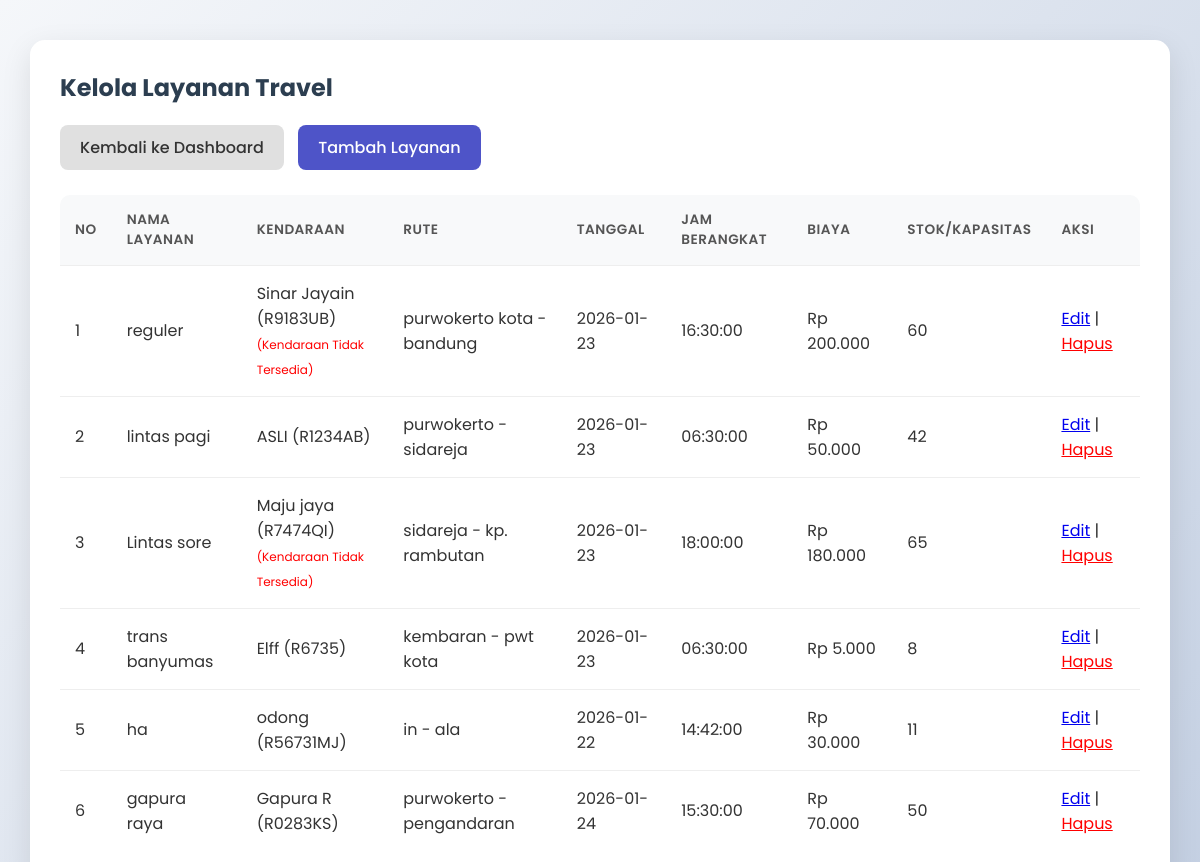
Screenshot of /index.php?page=layanan (signed in) with the database file from the repository.
### tables this page shows
CREATE TABLE `master_layanan` (
  `id` int(11) NOT NULL,
  `nama_layanan` varchar(100) NOT NULL,
  `rute_asal` varchar(100) NOT NULL,
  `rute_tujuan` varchar(100) NOT NULL,
  `tanggal_berangkat` date NOT NULL,
  `waktu_berangkat` time NOT NULL,
  `biaya` decimal(10,2) NOT NULL,
  `stok` int(11) NOT NULL DEFAULT 0,
  `created_at` timestamp NOT NULL DEFAULT current_timestamp(),
  `kendaraan_id` int(11) NOT NULL
);

CREATE TABLE `tb_kendaraan` (
  `id` int(11) NOT NULL,
  `no_polisi` varchar(20) NOT NULL,
  `jenis_kendaraan` varchar(50) NOT NULL,
  `kapasitas` int(11) NOT NULL,
  `status` enum('tersedia','terpakai','perbaikan','tidak_tersedia') DEFAULT 'tersedia',
  `created_at` timestamp NOT NULL DEFAULT current_timestamp()
);

### app/Config/Database.php (called while the page is built, shortened)
<?php
class Database {
    private $host = 'localhost';
    private $db_name = 'db_travel_booking';
    private $username = 'root';
    private $password = '';
    private $conn;
    private static $instance = null;
    private function __construct() {
        try {
            $dsn = "mysql:host=" . $this->host . ";dbname=" . $this->db_name;
            $this->conn = new PDO($dsn, $this->username, $this->password);
            $this->conn->setAttribute(PDO::ATTR_ERRMODE, PDO::ERRMODE_EXCEPTION);
            $this->conn->setAttribute(PDO::ATTR_DEFAULT_FETCH_MODE, PDO::FETCH_ASSOC);
        } catch(PDOException $e) {
            die("Connection Error: " . $e->getMessage());
        }
    }
    public static function getInstance() {
        if (self::$instance == null) {
            self::$instance = new Database();
        }
        return self::$instance;
    }
    public function getConnection() {
        return $this->conn;
    }
}

### app/Classes/BaseModel.php (called while the page is built, shortened)
<?php
class BaseModel {
    public function __construct() {
        $this->db = Database::getInstance()->getConnection();
    }
}

### app/Classes/Layanan.php (called while the page is built, shortened)
<?php
class Layanan extends BaseModel implements ICrud {
    public function index() {
        $sql = "SELECT m.*, k.no_polisi, k.jenis_kendaraan, k.kapasitas, k.status as status_kendaraan
                FROM master_layanan m
                LEFT JOIN tb_kendaraan k ON m.kendaraan_id = k.id";
        $stmt = $this->db->prepare($sql);
        $stmt->execute();
        $results = $stmt->fetchAll(PDO::FETCH_ASSOC);
        $dataLayanan = [];
        foreach ($results as $row) {
            $item = new \stdClass();
            $item->id = $row['id'];
            $item->nama = $row['nama_layanan'];
            $item->rute = $row['rute_asal'] . " - " . $row['rute_tujuan'];
            $item->tanggal = $row['tanggal_berangkat'];
            $item->jam = $row['waktu_berangkat'];
            $item->harga = $row['biaya'];
            $item->stok_kursi = $row['stok'];
            $item->kendaraan = isset($row['no_polisi']) ? $row['jenis_kendaraan'] . " (" . $row['no_polisi'] . ")" : "Belum ditentukan";
            $item->kendaraan_status = $row['status_kendaraan'];
            $dataLayanan[] = $item;
        }
        return $dataLayanan;
    }
}

### app/Views/layanan/index.php (the view, shortened to what this page needs)
<?php
$layananModel = new Layanan();
$dataLayanan = $layananModel->index();
?>
<div class="container">
    <h2>Kelola Layanan Travel</h2>
    <div style="margin-bottom: 20px;">
        <a href="index.php?page=dashboard" class="button-link">Kembali ke Dashboard</a>
        <a href="index.php?page=layanan_create" class="button-link primary">Tambah Layanan</a>
    </div>
    <table>
        <thead>
            <tr>
                <th>No</th>
                <th>Nama Layanan</th>
                <th>Kendaraan</th>
                <th>Rute</th>
                <th>Tanggal</th>
                <th>Jam Berangkat</th>
                <th>Biaya</th>
                <th>Stok/Kapasitas</th>
                <th>Aksi</th>
            </tr>
        </thead>
        <tbody>
            <?php $no = 1; foreach ($dataLayanan as $item): ?>
            <tr>
                <td><?= $no++ ?></td>
                <td><?= htmlspecialchars($item->nama) ?></td>
                <td>
                    <?= htmlspecialchars($item->kendaraan) ?>
                    <?php if ($item->kendaraan_status != 'tersedia'): ?>
                        <br><span style="color: red; font-size: 12px;">(Kendaraan Tidak Tersedia)</span>
                    <?php endif; ?>
                </td>
                <td><?= htmlspecialchars($item->rute) ?></td>
                <td><?= htmlspecialchars($item->tanggal) ?></td>
                <td><?= htmlspecialchars($item->jam) ?></td>
                <td>Rp <?= number_format($item->harga, 0, ',', '.') ?></td>
                <td><?= $item->stok_kursi ?></td>
                <td>
                    <a href="index.php?page=layanan_edit&id=<?= $item->id ?>">Edit</a> |
                    <a href="index.php?page=layanan&action=delete&id=<?= $item->id ?>" onclick="return confirm('Yakin hapus?')" style="color: red;">Hapus</a>
                </td>
            </tr>
            <?php endforeach; ?>
        </tbody>
    </table>
</div>

### index.php (shortened to what this page needs)
<?php
spl_autoload_register(function ($class) {
    $prefix = 'App\\';
    $base_dir = __DIR__ . '/app/';
    $len = strlen($prefix);
    $relative_class = substr($class, $len);
    $file = $base_dir . str_replace('\\', '/', $relative_class) . '.php';
});
$page = isset($_GET['page']) ? $_GET['page'] : 'login';
?>
<!DOCTYPE html>
<html lang="id">
<head>
    <link rel="stylesheet" href="public/css/style.css">
</head>
<body>
    <?php
    switch ($page) {
        case 'layanan':
            include 'app/Views/layanan/index.php';
            break;
    }
    ?>
</body>
</html>

### public/css/style.css (style rules this page uses)
:root { --primary: #4e54c8; --secondary: #8f94fb; --accent: #ff6b6b; --bg-color: #f0f2f5; --text-color: #333; --sidebar-width: 250px; --white: #ffffff; --shadow: 0 4px 15px rgba(0, 0, 0, 0.05); }
body { font-family: 'Poppins', sans-serif; background: linear-gradient(135deg, #f5f7fa 0%, #c3cfe2 100%); background-attachment: fixed; margin: 0; padding: 0; color: var(--text-color); }
.container { width: 90%; margin: 40px auto; max-width: 1200px; background: var(--white); padding: 30px; border-radius: 15px; box-shadow: 0 10px 30px rgba(0, 0, 0, 0.1); }
h1, h2, h3 { color: #2c3e50; margin-top: 0; }
.button-link { display: inline-block; padding: 10px 20px; background: #e0e0e0; text-decoration: none; color: #333; border-radius: 8px; margin-right: 10px; font-weight: 500; transition: 0.3s; }
.button-link.primary { background: var(--primary); color: white; }
table { width: 100%; border-collapse: separate; border-spacing: 0; margin-top: 25px; border-radius: 10px; overflow: hidden; }
th, td { padding: 15px; text-align: left; border-bottom: 1px solid #eee; }
th { background-color: #f8f9fa; color: #555; font-weight: 600; text-transform: uppercase; font-size: 0.85em; letter-spacing: 0.5px; }
tr:last-child td { border-bottom: none; }

### rows the page displays
master_layanan: nama_layanan "reguler", kendaraan.jenis_kendaraan "Sinar Jayain (R9183UB)", shows "(Kendaraan Tidak Tersedia)", rute_asal+rute_tujuan "purwokerto kota - bandung", tanggal_berangkat "2026-01-23", waktu_berangkat "16:30:00", biaya "200.000", stok "60"
master_layanan: nama_layanan "lintas pagi", kendaraan.jenis_kendaraan "ASLI (R1234AB)", rute_asal+rute_tujuan "purwokerto - sidareja", tanggal_berangkat "2026-01-23", waktu_berangkat "06:30:00", biaya "50.000", stok "42"
master_layanan: nama_layanan "Lintas sore", kendaraan.jenis_kendaraan "Maju jaya (R7474QI)", shows "(Kendaraan Tidak Tersedia)", rute_asal+rute_tujuan "sidareja - kp. rambutan", tanggal_berangkat "2026-01-23", waktu_berangkat "18:00:00", biaya "180.000", stok "65"
master_layanan: nama_layanan "trans banyumas", kendaraan.jenis_kendaraan "Elff (R6735)", rute_asal+rute_tujuan "kembaran - pwt kota", tanggal_berangkat "2026-01-23", waktu_berangkat "06:30:00", biaya "5.000", stok "8"
master_layanan: nama_layanan "ha", kendaraan.jenis_kendaraan "odong (R56731MJ)", rute_asal+rute_tujuan "in - ala", tanggal_berangkat "2026-01-22", waktu_berangkat "14:42:00", biaya "30.000", stok "11"
master_layanan: nama_layanan "gapura raya", kendaraan.jenis_kendaraan "Gapura R (R0283KS)", rute_asal+rute_tujuan "purwokerto - pengandaran", tanggal_berangkat "2026-01-24", waktu_berangkat "15:30:00", biaya "70.000", stok "50"
